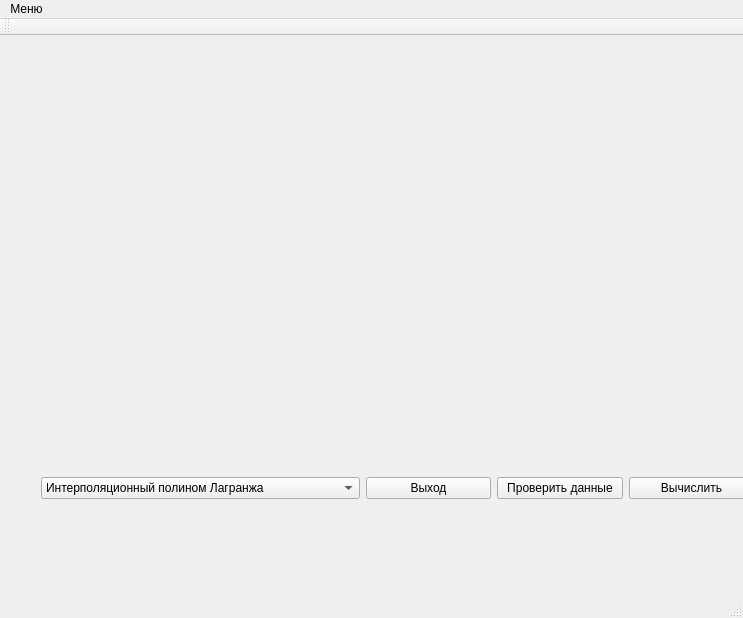
<?xml version="1.0" encoding="UTF-8"?>
<ui version="4.0">
 <class>MainWindow</class>
 <widget class="QMainWindow" name="MainWindow">
  <property name="geometry">
   <rect>
    <x>0</x>
    <y>0</y>
    <width>743</width>
    <height>618</height>
   </rect>
  </property>
  <property name="windowTitle">
   <string>MainWindow</string>
  </property>
  <widget class="QWidget" name="centralWidget">
   <widget class="QWidget" name="verticalLayoutWidget">
    <property name="geometry">
     <rect>
      <x>30</x>
      <y>30</y>
      <width>581</width>
      <height>381</height>
     </rect>
    </property>
    <layout class="QVBoxLayout" name="chartLayout"/>
   </widget>
   <widget class="QWidget" name="verticalLayoutWidget_2">
    <property name="geometry">
     <rect>
      <x>30</x>
      <y>430</y>
      <width>735</width>
      <height>80</height>
     </rect>
    </property>
    <layout class="QVBoxLayout" name="verticalLayout">
     <item>
      <layout class="QHBoxLayout" name="horizontalLayout">
       <item>
        <widget class="QComboBox" name="comboMethod">
         <item>
          <property name="text">
           <string>Интерполяционный полином Лагранжа</string>
          </property>
         </item>
         <item>
          <property name="text">
           <string>Интерполяционный полином Ньютона</string>
          </property>
         </item>
         <item>
          <property name="text">
           <string>Интерполяционный кубический сплайн</string>
          </property>
         </item>
         <item>
          <property name="text">
           <string>МНК: линейная регрессия</string>
          </property>
         </item>
         <item>
          <property name="text">
           <string>МНК: квадратичная регрессия</string>
          </property>
         </item>
         <item>
          <property name="text">
           <string>МНК: кубическая регрессия</string>
          </property>
         </item>
         <item>
          <property name="text">
           <string>Интерполяционный тригонометрический полином</string>
          </property>
         </item>
        </widget>
       </item>
       <item>
        <widget class="QPushButton" name="exitBtn">
         <property name="text">
          <string>Выход</string>
         </property>
        </widget>
       </item>
       <item>
        <widget class="QPushButton" name="inDataValidationBtn">
         <property name="text">
          <string>Проверить данные</string>
         </property>
        </widget>
       </item>
       <item>
        <widget class="QPushButton" name="calculateBtn">
         <property name="text">
          <string>Вычислить</string>
         </property>
        </widget>
       </item>
      </layout>
     </item>
     <item>
      <widget class="QLabel" name="idDataValidationLbl">
       <property name="text">
        <string/>
       </property>
      </widget>
     </item>
    </layout>
   </widget>
  </widget>
  <widget class="QMenuBar" name="menuBar">
   <property name="geometry">
    <rect>
     <x>0</x>
     <y>0</y>
     <width>743</width>
     <height>22</height>
    </rect>
   </property>
   <widget class="QMenu" name="menu">
    <property name="title">
     <string>Меню</string>
    </property>
    <addaction name="chooseData"/>
    <addaction name="exit"/>
   </widget>
   <addaction name="menu"/>
  </widget>
  <widget class="QToolBar" name="mainToolBar">
   <attribute name="toolBarArea">
    <enum>TopToolBarArea</enum>
   </attribute>
   <attribute name="toolBarBreak">
    <bool>false</bool>
   </attribute>
  </widget>
  <widget class="QStatusBar" name="statusBar"/>
  <action name="chooseData">
   <property name="text">
    <string>Выбрать файл с данными...</string>
   </property>
  </action>
  <action name="exit">
   <property name="text">
    <string>Выход</string>
   </property>
  </action>
 </widget>
 <layoutdefault spacing="6" margin="11"/>
 <resources/>
 <connections/>
</ui>
